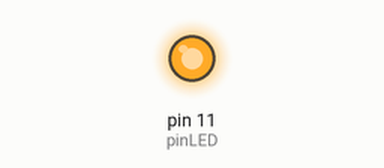
Recording of a sketch running on a simulated Arduino Uno, built with avr-gcc and run on an emulated ATmega328P. Parts: output pins drawn as LEDs (lit = HIGH). What the sketch prints to the serial monitor is not drawn.

Above: at 2.5 s.
At 7.5 s:
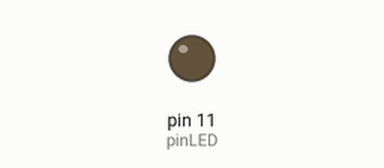
Timing chart, 0 to 12.9 s (numbered marks = the images above):
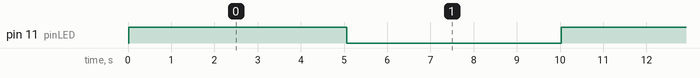

Measured:
- by itself, pin 11 (pinLED): alternates HIGH for 5.0 s and LOW for 5.0 s

The sketch:

PROMEDIO_MEDIDO_EN_TIEMPO_DADO.ino
```cpp
const unsigned long INTERVALO_MEDIDA = 5000UL; // SON LAS CONSTANTE DE TIEMPO DADAS EN TIPO UNSIGNED LONG
const unsigned long INTERVALO_LED = 5000UL; // INTERVALO DE TIEMPO PARA CADA ACCION
const int pinLED = 11;

unsigned long evento_led;
unsigned long evento_medida;

void setup() {
  Serial.begin(9600);
  pinMode( pinLED, OUTPUT );
}

void CAMBIO_ESTADO_LED(){ // CAMBIAMOS EL ESTADO DEL LED REVISANDO EL ESTADO PIN ANTERIOR PORQUE EL IF
  if( digitalRead( pinLED ) ) // PREGUNTA SI ES VERDAD O SI ES UN 1
    digitalWrite(pinLED, LOW);
  else
    digitalWrite(pinLED, HIGH);
}

void sensor(){
  int VALUE = analogRead(A0); // LEEMOS EL VALOR DE AO Y LO TRANSFORMAMOS EN EL VOLTAJE
  float VOLTAGE = VALUE*(5.0/1023.0);

  Serial.print( "EL VOLTAGE ES: " );
  Serial.print( VOLTAGE, 2 );   // IMPRIMOS EL VALOR DEL VOLTAGE Y ESTO SE EJECUTARA CADA VEZ QUE SE CUMPLAN LOS TEMPOS EXACTOS
  Serial.println(" V");
}

void loop() {
  unsigned long actual = millis(); // LEER QUE VALE MILLS Y LO GUARDAMOS

  if( actual > evento_led ){
    // COMPROBAMOS QUE EL EL TIEMPO ES MAYOR A LO QUE TIENE LA VARIABLE EVENTO LED,EN EL PRIMER CASO SE CUMPLE PORQUE INICIA EN 0
    // AL PASAR EL TIEMPO YSE CUMPLE QUE SI ES MAYOR Y ENTRA A LA SIGUIENTE LINEA.
    CAMBIO_ESTADO_LED(); //EJECUTA
    evento_led += INTERVALO_LED; // SE LE CARGA 5000UL A EVENTO_LED CADA VEZ QUE DESBORDE EL VALOR DEL INTERVALO
  }
  else {
  Serial.print("aun no pasan 5 segundos para cambiar el led");
  }

  if( actual == INTERVALO_MEDIDA ){
    sensor();
    //evento_medida += INTERVALO_MEDIDA; //IGUAL PARA ESTA FUNCION SOLO QUE VAMOS LEEMOS EL VALOR ANALO Y MOSTRAMOS
  }
 else{
  Serial.println("aun no pasan 5 segundos para medir");
  }


}
```
